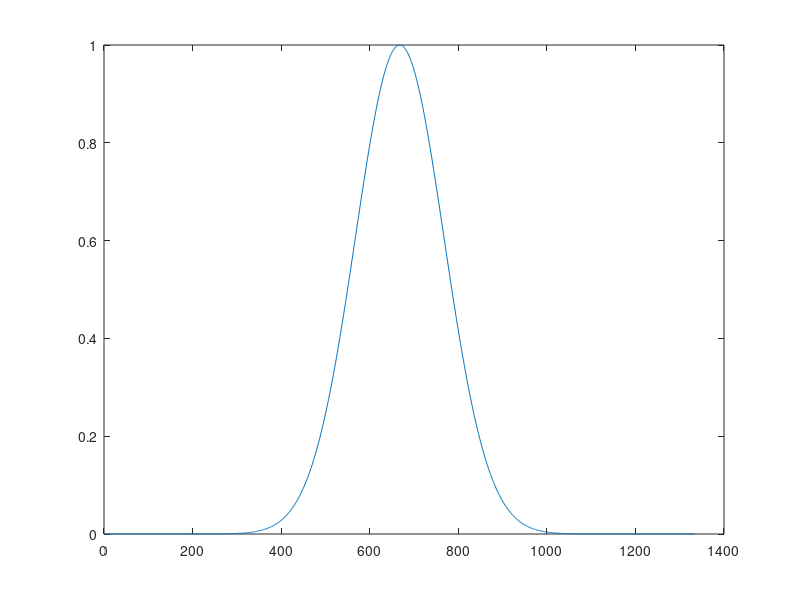
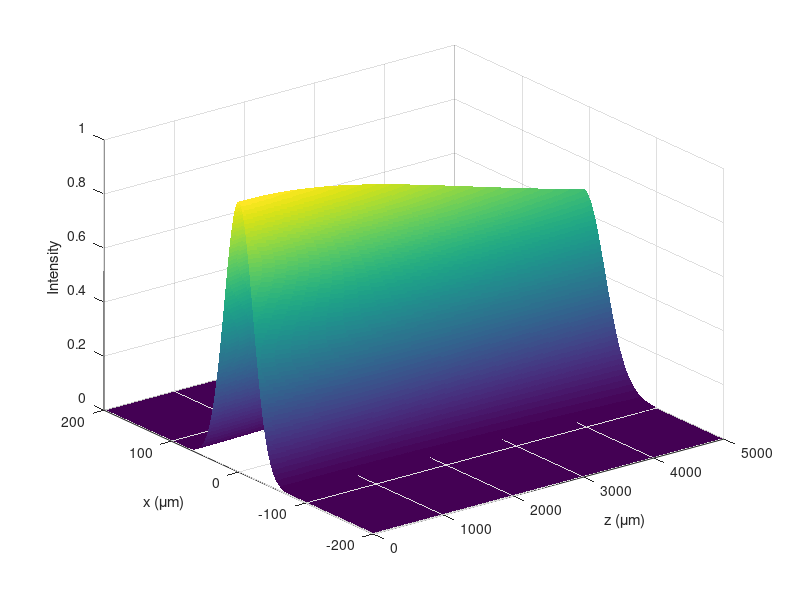

Here is the MATLAB script that generated these plots, in order:

zo = 0;
zend = 5000;    % micrometer
z_mesh = 0.3;    % micrometer
z = zo:z_mesh:zend-z_mesh;
Nz = length(z);

Lambda = 1.2;   % micrometer
no = 1;
ko = 2*pi/Lambda*no;
n = 1;
k = 2*pi/Lambda*n;

xo = -200; %mvim
xend = -xo; %m
x_mesh = z_mesh;
x = xo:x_mesh:xend-x_mesh;
Nx = length(x);
wo = 30; % micrometer
% f = zeros(Nx);

dkx = pi/(xo)*(length(x)-1)/length(x);
kx = ( (-length(x)/2):(length(x)/2-1) )*dkx;
N = 0;

%************Input Field  Parameters****************%

fz=exp(-0.5*(x/wo).^2);        % initial field distribution
figure, plot(real(fz))
Output = zeros(Nx,Nz);
Output(:,1) = abs(fz).^2;

%%%%%%%%%%%%%%%%%%%%%%%%
%************PROPAGATION *****************%
%%%%%%%%%%%%%%%%%%%%%%%%

Fz=ifftshift(ifft(ifftshift(fz)));
% figure, plot(real(Fz))
Fz_d=Fz.*exp(1i*(kx.^2)./(2*ko*(no))*z_mesh/2);
% figure, plot(real(Fz))
fz=fftshift(fft(fftshift(Fz_d)));
% figure, plot(fz)

for itr=1:Nz-1
    
    fz_N=fz.*exp(-1i*N*ko*z_mesh);
    Fz=ifftshift(ifft(ifftshift(fz_N)));
    D=exp(1i*(kx.^2)./(2*ko*(no))*z_mesh);
    Fz_D=Fz.*D;
    fz=fftshift(fft(fftshift(Fz_D)));
    
    Output(:,itr)=abs(fz).^2;
    
end

[Z, X] = meshgrid(z,x);
figure
surf(Z,X,Output)
shading flat
xlabel ('z (\mum)');
ylabel ('x (\mum)');
zlabel Intensity;
rotate3d on

% imshow(imbinarize(Output,edge))